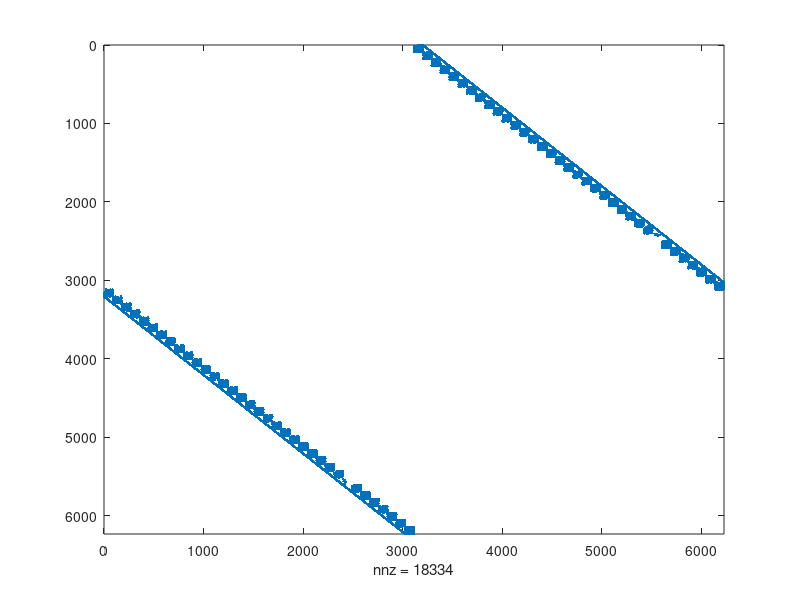

Source code (MATLAB): (Note: this script raises an error after producing the figure.)
% Description: compares the upper bound on resolvent-based subgraph
% centrality computed by Gauss--Radau quadrature applied to the symmetric
% bipartite network representation in dependence of the number of Lanczos 
% iterations to the 'exact' quantity computed with the backslash for the 
% temporal E-Mail EU network and plots the approximation error used in
% [1, Fig. 7].
% 
% [1] Bergermann, K. & Stoll, M. (2021) Fast computation of matrix 
% function-based centrality measures for layer-coupled multiplex networks. 
% https://arxiv.org/abs/2104.14368v3
% 
% Kai Bergermann, 2021

%% load subroutines
addpath('../subroutines')
addpath('../subroutines/funm_kryl')

%% load intra-layer adjacency matrices
load data/email_adjacencies_15d.mat
A_layer_adjacencies = A_intra;

% extract network size
n=size(A_layer_adjacencies{1},1);
L=size(A_layer_adjacencies,1);
nL=n*L;

%% choose inter-layer coupling
interlayer_type=3;
switch interlayer_type
    case 1 % all-to-all (self-edges excluded)
        interlayer_adjacency_matrix = sparse(ones(L)-eye(L));
    case 2 % all-to-all including self-edges
        interlayer_adjacency_matrix = ones(L);
    case 3 % temporal (uni-directional [forward])
        interlayer_adjacency_matrix = spdiags([zeros(L,1),ones(L,1)],0:1,L,L);
end

%% assemble supra-adjacency matrix
A_intra = spalloc(nL,nL,nL);
for l=1:L
  ids = (l-1)*n + (1:n);
  A_intra(ids,ids) = A_layer_adjacencies{l};
end

omegas = 10^[0];

A = A_intra + omegas(1) * kron(interlayer_adjacency_matrix,speye(n));

%% assemble symmetric bipartite network representation
A_bipartite=[zeros(nL,nL), A; A', zeros(nL,nL)];

% spy plot of bipartite supra-adjacency matrix
figure(1)
spy(A_bipartite)

% compute smallest and largest eigenvalue of A_bipartite
lambda_min=eigs(A_bipartite,1,'smallestreal');
lambda_max=eigs(A_bipartite,1,'largestreal');

%% compute resovent-based subgraph centrality
% set parameter alpha
alpha=0.5/lambda_max;

% 'exact' result computed with the backslash
SCres=diag((eye(size(A_bipartite))-alpha*A_bipartite)\eye(size(A_bipartite)));

% specify range of iterations
maxit=2:10;
upper_gauss_radau_resolvent=zeros(2*nL,length(maxit));

% create function handle, which realizes the matrix-vector product with
% A_bipartite
MV_prod_bipartite_fh=@(v) MV_prod_bipartite_adjacency(A_layer_adjacencies, interlayer_adjacency_matrix, omegas(1), v);

% loop over range of iterations to approximate SCres with Gauss
% quadrature rules
for j=1:length(maxit)
    bar=waitbar(0,'Looping over nodes');
    tic
    % loop over unit vectors
    for i=1:2*nL
        % set unit vectors as starting vectors
        ei=zeros(2*nL,1); ei(i)=1;
        % Lanczos tridiagonalization using the bipartite function handle
        T_jp1=lanczos_tridiag_fh(MV_prod_bipartite_fh,ei,maxit(j));
        
        % Compute upper Gauss--Radau bound on e_i^T*f(A)*e_i
        upper_gauss_radau_resolvent(i,j)=gauss_radau_resolvent(T_jp1,alpha,lambda_max);
        waitbar(i/(2*nL),bar);
    end
    toc
    close(bar)
end

%% error plot
figure(2)
semilogy(maxit,max(abs(SCres-upper_gauss_radau_resolvent)))

